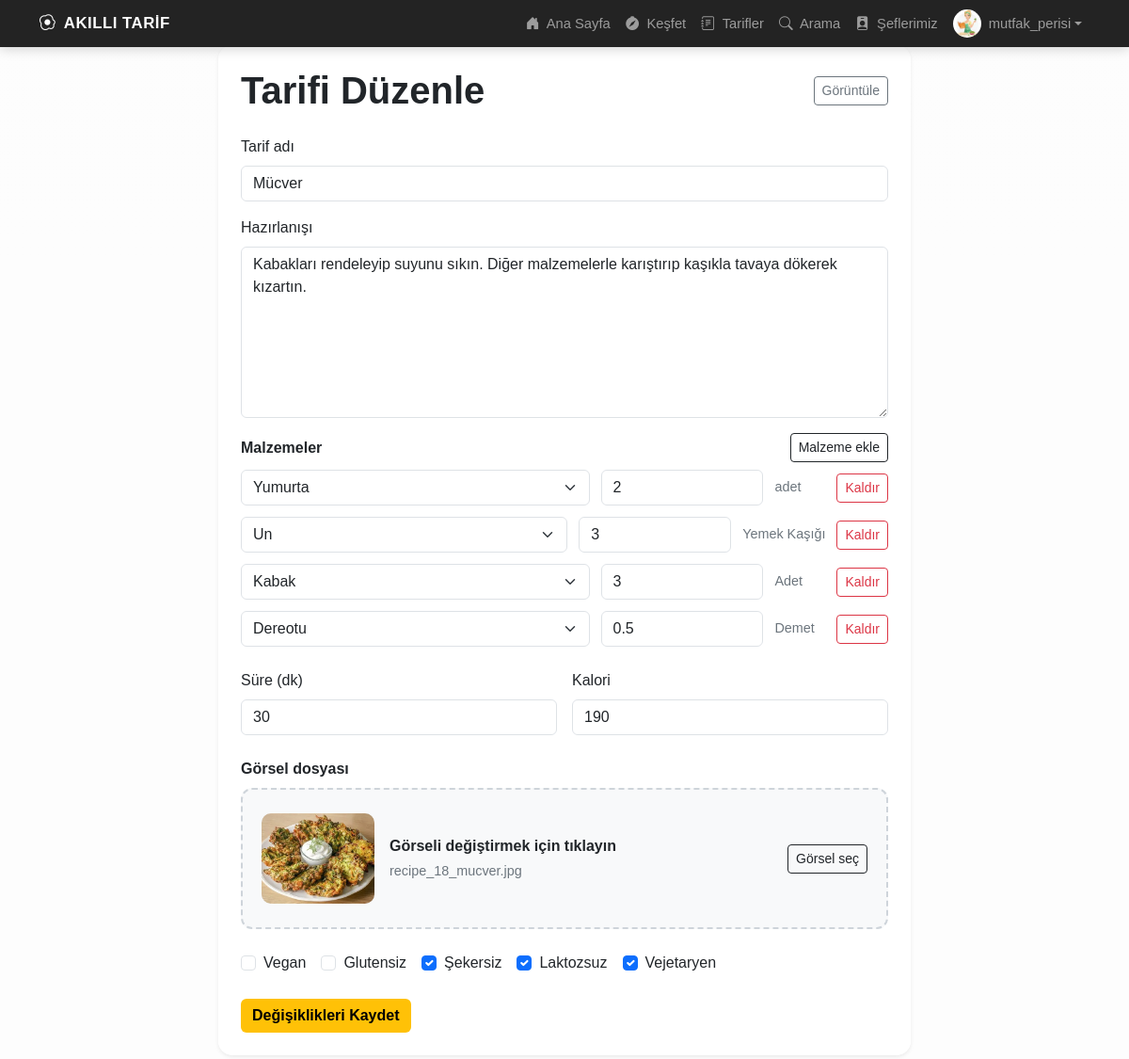
The app's page /edit-recipe.php?id=18 (signed in) with its own data.
### tables this page shows
CREATE TABLE IF NOT EXISTS `users` (
  `user_id` int(11) NOT NULL AUTO_INCREMENT,
  `username` varchar(50) NOT NULL,
  `email` varchar(100) NOT NULL,
  `password` varchar(255) NOT NULL,
  `role` enum('admin','chef','user') DEFAULT 'user',
  `daily_calorie_target` int(11) DEFAULT 2000,
  `created_at` timestamp NULL DEFAULT current_timestamp(),
  `is_active` smallint(6) DEFAULT 0,
  `activation_code` varchar(50) DEFAULT NULL,
  `activation_expiry` datetime DEFAULT NULL,
  `requested_role` varchar(20) DEFAULT 'user',
  `reset_code` varchar(10) DEFAULT NULL,
  `reset_expiry` datetime DEFAULT NULL,
  `profile_image` varchar(255) DEFAULT NULL,
  `chef_document` varchar(255) DEFAULT NULL,
  PRIMARY KEY (`user_id`),
  UNIQUE KEY `username` (`username`),
  UNIQUE KEY `email` (`email`)
);

CREATE TABLE IF NOT EXISTS `recipes` (
  `recipe_id` int(11) NOT NULL AUTO_INCREMENT,
  `chef_id` int(11) DEFAULT NULL,
  `title` varchar(255) NOT NULL,
  `instructions` text NOT NULL,
  `preparation_time` int(11) DEFAULT NULL,
  `calories` int(11) DEFAULT NULL,
  `is_vegan` tinyint(1) DEFAULT 0,
  `is_gluten_free` tinyint(1) DEFAULT 0,
  `is_sugar_free` tinyint(1) DEFAULT 0,
  `image_path` varchar(255) DEFAULT NULL,
  `is_lactose_free` tinyint(1) DEFAULT 0,
  `is_vegetarian` tinyint(1) DEFAULT 0,
  PRIMARY KEY (`recipe_id`),
  KEY `chef_id` (`chef_id`)
);

CREATE TABLE IF NOT EXISTS `recipe_ingredients` (
  `recipe_id` int(11) NOT NULL,
  `ingredient_id` int(11) NOT NULL,
  `amount` decimal(10,2) DEFAULT NULL,
  PRIMARY KEY (`recipe_id`,`ingredient_id`),
  KEY `ingredient_id` (`ingredient_id`)
);

CREATE TABLE IF NOT EXISTS `ingredients` (
  `ingredient_id` int(11) NOT NULL AUTO_INCREMENT,
  `ingredient_name` varchar(100) NOT NULL,
  `unit` varchar(20) DEFAULT NULL,
  `category` varchar(50) DEFAULT NULL,
  PRIMARY KEY (`ingredient_id`),
  UNIQUE KEY `ingredient_name` (`ingredient_name`)
);

### functions/auth.php (called while the page is built, shortened)
<?php
function isLoggedIn(): bool
{
    return isset($_SESSION['user_id']);
}

### functions/recipes.php (called while the page is built, shortened)
<?php
function getRecipeById(PDO $db, int $recipe_id): ?array
{
    $stmt = $db->prepare("SELECT r.*, u.user_id as chefId, u.user_id, u.username as chef_name, u.profile_image as profile_image, AVG(c.rating) as avg_rating, COUNT(c.comment_id) AS review_count
                           FROM recipes r
                           LEFT JOIN users u ON r.chef_id = u.user_id
                           LEFT JOIN comments c ON r.recipe_id = c.recipe_id
                           WHERE r.recipe_id = ?
                           GROUP BY r.recipe_id");
    $stmt->execute([$recipe_id]);
    $recipe = $stmt->fetch();
    return $recipe ?: null;
}
function getRecipeIngredients(PDO $db, int $recipe_id): array
{
    $stmt = $db->prepare("SELECT i.ingredient_id, i.ingredient_name, ri.amount, i.unit
                               FROM recipe_ingredients ri
                               JOIN ingredients i ON ri.ingredient_id = i.ingredient_id
                               WHERE ri.recipe_id = ?");
    $stmt->execute([$recipe_id]);
    return $stmt->fetchAll();
}

### functions/ingredients.php (called while the page is built, shortened)
<?php
function getIngredientOptions(PDO $db): array
{
    return $db->query(
        "SELECT ingredient_id, ingredient_name, unit, category FROM ingredients ORDER BY ingredient_name"
    )->fetchAll();
}

### edit-recipe.php (the view, shortened to what this page needs)
<?php
require_once 'functions/db.php';
require_once 'functions/ingredients.php';
require_once 'functions/recipes.php';
require_once 'functions/auth.php';
$recipe_id = isset($_GET['id']) ? (int)$_GET['id'] : 0;
$recipe = getRecipeById($db, $recipe_id);
$ingredient_options = getIngredientOptions($db);
$current_ingredients = getRecipeIngredients($db, $recipe_id);
?>
<!DOCTYPE html>
<html lang="tr">
<head>
    <link href="css/bootstrap.min.css" rel="stylesheet">
    <link rel="stylesheet" href="css/styles.css?v=1.1">
</head>
<body class="add-recipe-page">
    <header>
        <?php require_once 'functions/header.php'; ?>
    </header>
    <main class="container py-5">
        <div class="row justify-content-center">
            <div class="col-lg-8">
                <div class="card shadow-sm">
                    <div class="card-body p-4">
                        <div class="d-flex justify-content-between align-items-center mb-4">
                            <h1 class="fw-bold mb-0">Tarifi Düzenle</h1>
                            <a href="recipe-detail.php?id=<?php echo $recipe_id; ?>" class="btn btn-outline-secondary btn-sm">Görüntüle</a>
                        </div>
                        <form method="POST" action="edit-recipe.php?id=<?php echo $recipe_id; ?>" enctype="multipart/form-data">
                            <div class="mb-3">
                                <label class="form-label">Tarif adı</label>
                                <input type="text" name="title" class="form-control" value="<?php echo htmlspecialchars($recipe['title']); ?>" required>
                            </div>
                            <div class="mb-3">
                                <label class="form-label">Hazırlanışı</label>
                                <textarea name="instructions" class="form-control" rows="7" required><?php echo htmlspecialchars($recipe['instructions']); ?></textarea>
                            </div>
                            <div class="mb-4">
                                <div class="d-flex justify-content-between align-items-center mb-2">
                                    <label class="form-label fw-semibold mb-0">Malzemeler</label>
                                    <button type="button" class="btn btn-outline-dark btn-sm" id="addIngredientRow">Malzeme ekle</button>
                                </div>
                                <div class="recipe-ingredients-list" id="recipeIngredientsList">
                                    <?php if ($current_ingredients): ?>
                                        <?php foreach ($current_ingredients as $ing):
                                        ?>
                                            <div class="recipe-ingredient-row">
                                                <select name="ingredient_id[]" class="form-select recipe-ingredient-select">
                                                    <?php foreach ($ingredient_options as $option): ?>
                                                        <option value="<?php echo (int) $option['ingredient_id']; ?>"
                                                            data-unit="<?php echo htmlspecialchars($option['unit']); ?>"
                                                            <?php echo ($option['ingredient_name'] === $ing['ingredient_name']) ? 'selected' : ''; ?>>
                                                            <?php echo htmlspecialchars($option['ingredient_name']); ?>
                                                        </option>
                                                    <?php endforeach; ?>
                                                </select>
                                                <input type="number" name="ingredient_amount[]" class="form-control recipe-ingredient-amount" min="0" step="1" value="<?php echo (float)$ing['amount']; ?>" placeholder="Miktar">
                                                <span class="recipe-ingredient-unit"><?php echo htmlspecialchars($ing['unit']); ?></span>
                                                <button type="button" class="btn btn-outline-danger btn-sm recipe-ingredient-remove">Kaldır</button>
                                            </div>
                                        <?php endforeach; ?>
                                    <?php endif; ?>
                                </div>
                            </div>
                            <div class="row g-3">
                                <div class="col-md-6">
                                    <label class="form-label">Süre (dk)</label>
                                    <input type="number" name="preparation_time" class="form-control" min="0" value="<?php echo (int)$recipe['preparation_time']; ?>">
                                </div>
                                <div class="col-md-6">
                                    <label class="form-label">Kalori</label>
                                    <input type="number" name="calories" class="form-control" min="0" value="<?php echo (int)$recipe['calories']; ?>">
                                </div>
                            </div>
                            <div class="my-4">
                                <label class="form-label fw-semibold">Görsel dosyası</label>
                                <div class="recipe-upload-dropzone" id="recipeUploadDropzone">
                                    <div class="recipe-upload-preview <?php echo $recipe['image_path'] ? '' : 'd-none'; ?>" id="recipeUploadPreviewWrap">
                                        <img src="img/recipe/<?php echo htmlspecialchars($recipe['image_path'] ?: 'default-food.jpg'); ?>" alt="Seçilen tarif görseli" id="recipeUploadPreview">
                                    </div>
                                    <div class="recipe-upload-copy">
                                        <strong id="recipeUploadTitle">Görseli değiştirmek için tıklayın</strong>
                                        <span id="recipeUploadFileName"><?php echo $recipe['image_path'] ?: 'Dosya seçilmedi'; ?></span>
                                    </div>
                                    <button type="button" class="btn btn-outline-dark btn-sm" id="selectRecipeImage">Görsel seç</button>
                                </div>
                            </div>
                            <div class="d-flex flex-wrap gap-3 my-4">
                                <div class="form-check">
                                    <input class="form-check-input" type="checkbox" name="is_vegan" id="is_vegan" <?php echo $recipe['is_vegan'] ? 'checked' : ''; ?>>
                                    <label class="form-check-label" for="is_vegan">Vegan</label>
                                </div>
                                <div class="form-check">
                                    <input class="form-check-input" type="checkbox" name="is_gluten_free" id="is_gluten_free" <?php echo $recipe['is_gluten_free'] ? 'checked' : ''; ?>>
                                    <label class="form-check-label" for="is_gluten_free">Glutensiz</label>
                                </div>
                                <div class="form-check">
                                    <input class="form-check-input" type="checkbox" name="is_sugar_free" id="is_sugar_free" <?php echo $recipe['is_sugar_free'] ? 'checked' : ''; ?>>
                                    <label class="form-check-label" for="is_sugar_free">Şekersiz</label>
                                </div>
                                <div class="form-check">
                                    <input class="form-check-input" type="checkbox" name="is_lactose_free" id="is_lactose_free" <?php echo $recipe['is_lactose_free'] ? 'checked' : ''; ?>>
                                    <label class="form-check-label" for="is_lactose_free">Laktozsuz</label>
                                </div>
                                <div class="form-check">
                                    <input class="form-check-input" type="checkbox" name="is_vegetarian" id="is_vegetarian" <?php echo $recipe['is_vegetarian'] ? 'checked' : ''; ?>>
                                    <label class="form-check-label" for="is_vegetarian">Vejetaryen</label>
                                </div>
                            </div>
                            <button type="submit" class="btn btn-warning fw-bold">Değişiklikleri Kaydet</button>
                        </form>
                    </div>
                </div>
            </div>
        </div>
    </main>
</body>
</html>

### functions/header.php (shortened to what this page needs)
<?php
    require_once 'functions/auth.php';
    $is_logged_in = isLoggedIn();
?>
<link rel="stylesheet" href="https://cdn.jsdelivr.net/npm/bootstrap-icons@1.11.1/font/bootstrap-icons.css">
<nav class="navbar navbar-expand-lg navbar-dark bg-transparent p-3 site-navbar">
            <div class="container">
                <a class="navbar-brand fw-bold" href="index.php"><i class="bi bi-egg-fried me-1"></i> AKILLI TARİF</a>
                <div class="collapse navbar-collapse" id="mainNav">
                    <ul class="navbar-nav ms-auto align-items-center">
                        <li class="nav-item"><a class="nav-link" href="index.php"><i class="bi bi-house-door-fill me-1"></i> Ana Sayfa </a></li>
                        <li class="nav-item"><a class="nav-link" href="explore.php"><i class="bi bi-compass-fill me-1"></i> Keşfet </a></li>
                        <li class="nav-item"><a class="nav-link" href="all-recipes.php"><i class="bi bi-journal-text me-1"></i> Tarifler </a></li>
                        <li class="nav-item"><a class="nav-link" href="advanced-search.php"><i class="bi bi-search me-1"></i> Arama </a></li>
                        <li class="nav-item"><a class="nav-link" href="chefs.php"><i class="bi bi-person-badge-fill me-1"></i> Şeflerimiz </a></li>
                        <?php if ($is_logged_in): ?>
                            <li class="nav-item dropdown">
                                <a class="nav-link dropdown-toggle d-flex align-items-center" href="#" id="userDrop" role="button" data-bs-toggle="dropdown">
                                    <?php
                                    $stmt = $db->prepare("SELECT profile_image FROM users WHERE user_id = ?");
                                    $stmt->execute([$_SESSION['user_id']]);
                                    $header_p_img = $stmt->fetchColumn();
                                    if ($header_p_img): ?>
                                        <img src="img/profiles/<?php echo $header_p_img; ?>" class="rounded-circle me-2" style="width: 30px; height: 30px; object-fit: cover;">
                                    <?php else: ?>
                                        <div class="bg-warning text-white rounded-circle me-2 d-inline-flex align-items-center justify-content-center" style="width: 30px; height: 30px; font-size: 0.8rem; font-weight: bold;">
                                            <?php echo strtoupper(substr($_SESSION['username'], 0, 1)); ?>
                                        </div>
                                    <?php endif; ?>
                                    <?php echo htmlspecialchars($_SESSION['username']); ?>
                                </a>
                            </li>
                        <?php else: ?>
                            <li class="nav-item">
                                <a href="auth.php" class="btn btn-warning text-dark fw-bold ms-lg-3"><i class="bi bi-box-arrow-in-right me-1"></i> Giriş / Kaydol</a>
                            </li>
                        <?php endif; ?>
                    </ul>
                </div>
            </div>
        </nav>

### records on screen
users: profile_image (picture)
recipes: title "Mücver", instructions "Kabakları rendeleyip suyunu sıkın. Diğer malzemelerle karıştırıp kaşıkla tavaya dökerek kızartın.", preparation_time "30", calories "190", image_path (picture), image_path "recipe_18_mucver.jpg", is_sugar_free "☑", is_lactose_free "☑", is_vegetarian "☑"
recipe_ingredients: amount "2", ingredient.unit "adet"
recipe_ingredients: amount "3", ingredient.unit "Yemek Kaşığı"
recipe_ingredients: amount "3", ingredient.unit "Adet"
recipe_ingredients: amount "0.5", ingredient.unit "Demet"

### other values on screen
$_SESSION['username'] "mutfak_perisi"
form field value "Yumurta"
form field value "Un"
form field value "Kabak"
form field value "Dereotu"
